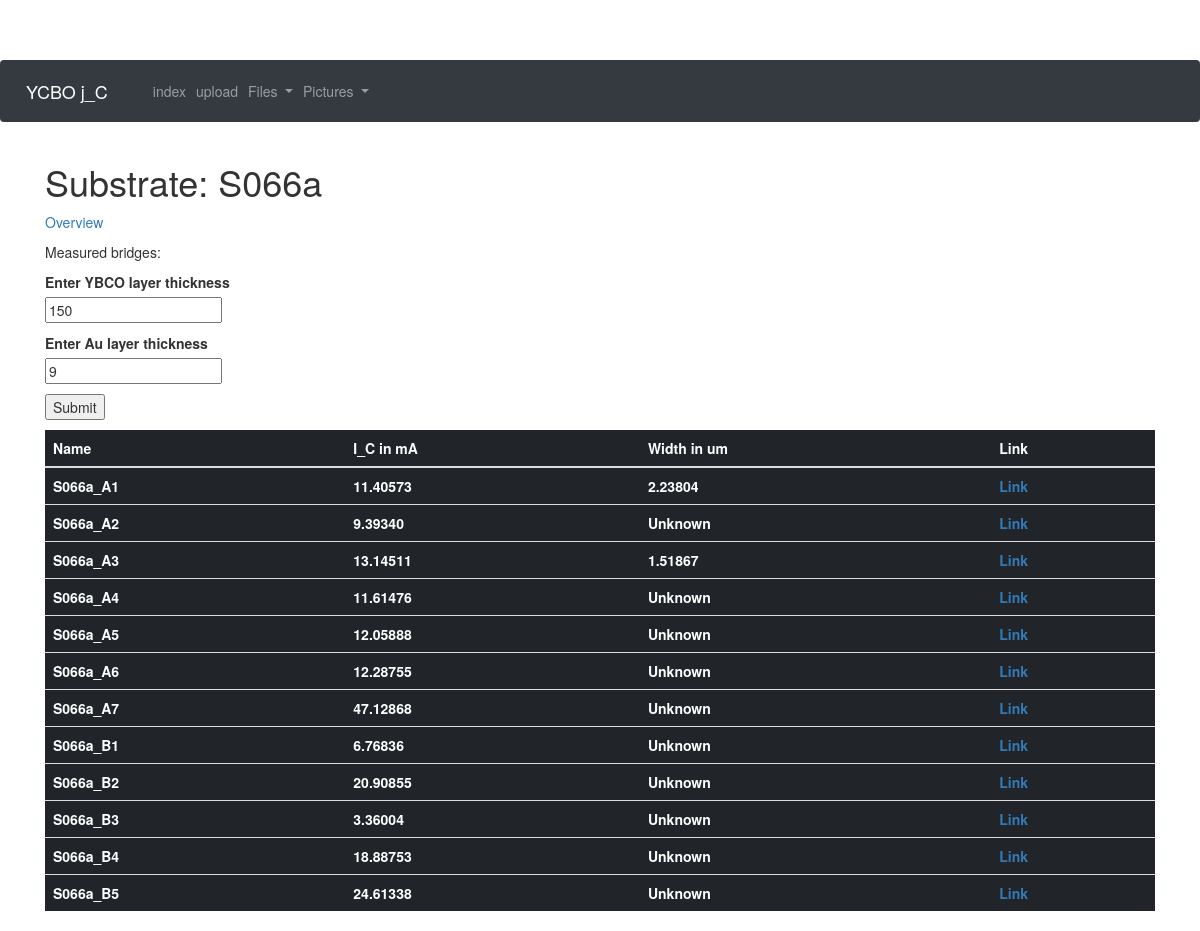
/substrate/S066a, run on an earlier commit of the app's database.
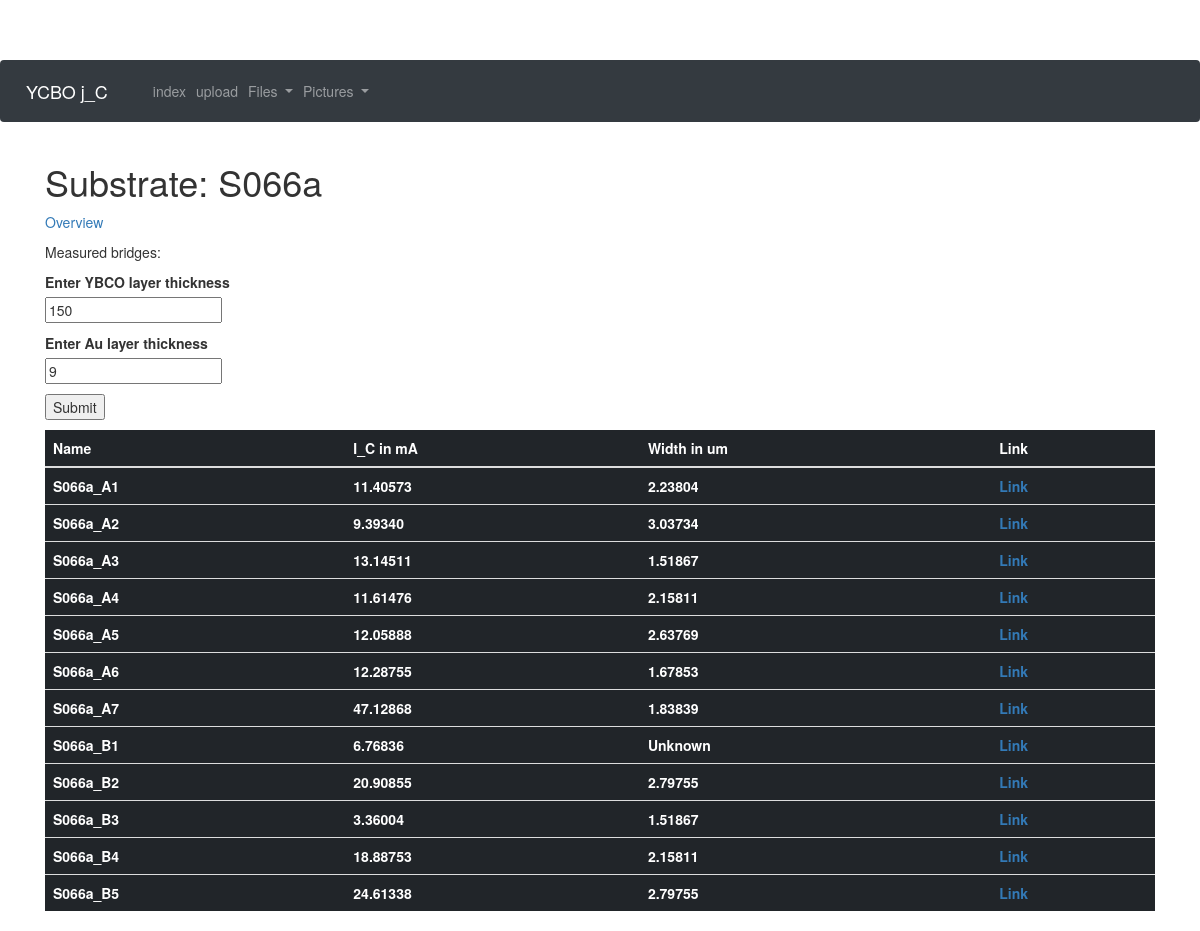
And on a later commit of the database.
### app/models.py (models this page shows, shortened)
class Substrate(db.Model):
    id = db.Column(db.Integer, primary_key = True)
    substratename = db.Column(db.String(32))
    Au_layer = db.Column(db.Integer)
    YBCO_layer = db.Column(db.Integer)
    bridges = db.relationship("Bridge", backref = "substrate", lazy="dynamic")

class Bridge(db.Model):
    id = db.Column(db.Integer, primary_key = True)
    substrate_id = db.Column(db.Integer, db.ForeignKey("substrate.id"))
    bridgename = db.Column(db.String(32))
    j_C = db.Column(db.Float)
    res = db.Column(db.Float)
    bridgewitdh = db.Column(db.Float)
    documents = db.relationship("Document", backref = "bridge", lazy = "dynamic")
    pictures = db.relationship("Picture", backref = "bridge", lazy = "dynamic")

### app/routes.py (the view)
@app.route("/substrate/<substratename>", methods=["POST","GET"])
def substrate(substratename):
    substrate = Substrate.query.filter_by(substratename=substratename).first_or_404()
    form = SubstrateEditForm()
    form.YBCO_layer.default = substrate.YBCO_layer
    form.Au_layer.default = substrate.Au_layer
    if request.method =="POST":
        if form.submit_layer.data:
            substrate.YBCO_layer = form.YBCO_layer.data
            substrate.Au_layer = form.Au_layer.data
            db.session.add(substrate)
            db.session.commit()
    return render_template("substrate.html", substrate = substrate, form = form)

### app/forms.py
class SubstrateEditForm(FlaskForm):
    YBCO_layer = StringField("Enter YBCO layer thickness")
    Au_layer = StringField("Enter Au layer thickness")
    submit_layer = SubmitField("Submit")

### app/templates/substrate.html (shortened to what this page needs)
{% extends "base.html" %}
{% block content %}
<h1>Substrate: {{substrate.substratename}}</h1>
<p><a href="{{url_for('index')}}">Overview</a></p>
<p>Measured bridges:<p>
<form action="" method="post">
  <p>
    {{ form.YBCO_layer.label }}<br>
    {{ form.YBCO_layer(value=form.YBCO_layer.default) }}
  </p>
  <p>
    {{ form.Au_layer.label }}<br>
    {{ form.Au_layer(value=form.Au_layer.default) }}
  </p>
  <p>{{ form.submit_layer() }}</p>
</form>
<table class="table table-dark">
  <thead>
    <tr>
      <th scope="col">Name</th>
      <th scope="col">I_C in mA</th>
      <th scope="col">Width in um</th>
      <th scope="col">Link</th>
    </tr>
  </thead>
  <tbody>
    {% for bridge in substrate.bridges.all() %}
    <tr>
      <th scope="row">{{ bridge.bridgename }}</th>
      <th>{% if bridge.j_C %}{{ "%.5f"%bridge.j_C }}{% else %}Unknown{% endif %}</th>
      <th>{% if bridge.bridgewitdh %}{{ "%.5f"%bridge.bridgewitdh }}{% else %}Unknown{% endif %}</th>
      <th><a href="{{url_for('bridge', bridgename = bridge.bridgename) }}">Link</a></th>
    </tr>
    {% endfor %}
  </tbody>
</table>
{% endblock %}

### app/templates/base.html (shortened to what this page needs)
<!doctype html>
<html>
<head>
    <link rel="stylesheet" href="https://stackpath.bootstrapcdn.com/bootstrap/4.1.0/css/bootstrap.min.css">
</head>
<body>
  <nav class="navbar fixed-top navbar-expand-lg navbar-dark bg-dark">
    <a class="navbar-brand" href="{{ url_for('index') }}">YCBO j_C</a>
    <div class="collapse navbar-collapse" id="navbarSupportedContent">
      <ul class="navbar-nav mr-auto">
        <li class="nav-item"><a class="nav-link" href="{{ url_for('index') }}">index</a></li>
        <li class="nav-item"><a class="nav-link" href="{{ url_for('upload') }}">upload</a></li>
        <li class="nav-item dropdown">
        <a class="nav-link dropdown-toggle" href="#" id="navbarDropdownMenuLink" data-toggle="dropdown" aria-haspopup="true" aria-expanded="false">
          Files
        </a>
        </li>
        <li class="nav-item dropdown">
        <a class="nav-link dropdown-toggle" href="#" id="navbarDropdownMenuLink" data-toggle="dropdown" aria-haspopup="true" aria-expanded="false">
          Pictures
        </a>
        </li>
      </ul>
    </div>
    </nav>
    <div class="container">
        {% block content %}{% endblock %}
    </div>
    <link rel="stylesheet" type="text/css" href="//netdna.bootstrapcdn.com/bootstrap/3.1.1/css/bootstrap.min.css">
</body>
</html>

### app/templates/base.html (style rules this page uses)
body { padding-top: 60px; }
li.dropdown { display: inline-block; }
li a, .dropbtn { display: inline-block; text-align: center; text-decoration: none; }

What changed in the data, as far as the page shows it:
changed Bridge "S066a_A2": bridgewitdh (not shown) → "3.03734"; no longer shows "Unknown"
changed Bridge "S066a_A4": bridgewitdh (not shown) → "2.15811"; no longer shows "Unknown"
changed Bridge "S066a_A5": bridgewitdh (not shown) → "2.63769"; no longer shows "Unknown"
changed Bridge "S066a_A6": bridgewitdh (not shown) → "1.67853"; no longer shows "Unknown"
changed Bridge "S066a_A7": bridgewitdh (not shown) → "1.83839"; no longer shows "Unknown"
changed Bridge "S066a_B2": bridgewitdh (not shown) → "2.79755"; no longer shows "Unknown"
changed Bridge "S066a_B3": bridgewitdh (not shown) → "1.51867"; no longer shows "Unknown"
changed Bridge "S066a_B4": bridgewitdh (not shown) → "2.15811"; no longer shows "Unknown"
changed Bridge "S066a_B5": bridgewitdh (not shown) → "2.79755"; no longer shows "Unknown"
